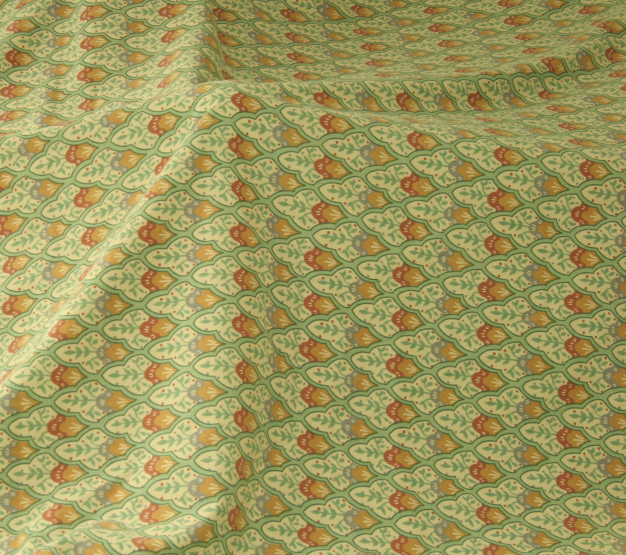
%> input picture 3D Reconstruction/Matlab code/Michael Felsberg/KLTdemo/view0.png, 1252 x 1110 px (shown at 1/2 size)
$ octave trackLoop.m   (GNU Octave 9; MATLAB toolbox functions it lacks are replaced by stand-ins)
%> lines starting %> are read from the running program, lines starting %| are printed output that depends on the picture; in (x1, y1, x2, y2) boxes, pixels count from 0 and x2, y2 are one past the last pixel; in counts of white or black regions, pixels touching at a corner belong together; the program's own positions count from 1
### 3D Reconstruction/Matlab code/Michael Felsberg/KLTdemo/orient_tensor.m
function orient = orient_tensor(I, sigma, kernelsize)
%> called with sigma = 1, kernelsize = 9

[R,K] = size(I);
%> R = 555; K = 626

orient = zeros([R K 3]);

[x,y] = meshgrid(-(kernelsize-1)/2:(kernelsize-1)/2);

dxg = -x/sigma^2 .* 1/(2*pi*sigma^2) .* exp(-(x.^2 + y.^2)/(2*sigma^2));
dyg = -y/sigma^2 .* 1/(2*pi*sigma^2) .* exp(-(x.^2 + y.^2)/(2*sigma^2));
g =                 1/(2*pi*sigma^2) .* exp(-(x.^2 + y.^2)/(2*sigma^2));

dx = conv2(I, dxg, 'same');
dy = conv2(I, dyg, 'same');

orient(:,:,1) = dx.^2;
orient(:,:,2) = dx.*dy;
orient(:,:,3) = dy.^2;

orient(:,:,1) = conv2(orient(:,:,1), g, 'same');
orient(:,:,2) = conv2(orient(:,:,2), g, 'same');
orient(:,:,3) = conv2(orient(:,:,3), g, 'same');
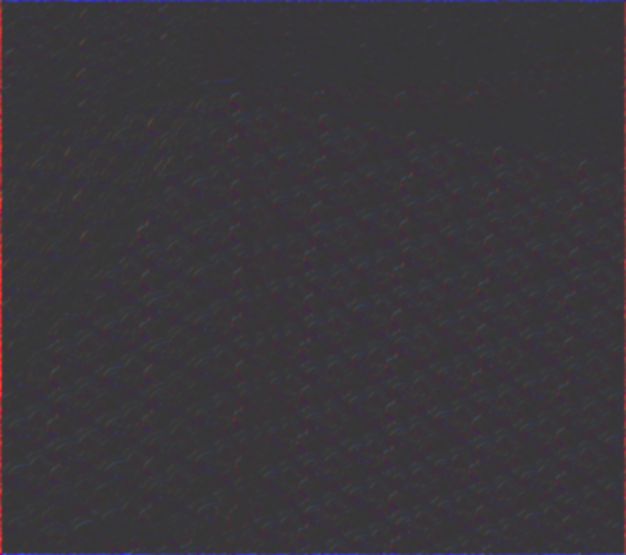
%> orient: size 555x626x3 double; mean R, G, B 42.7, -1.4, 64.2; drawn with min black and max white

### 3D Reconstruction/Matlab code/Michael Felsberg/KLTdemo/harris.m
function resp = harris(I, sigma, kernelsize);

kappa = 0.05;
orient = orient_tensor(I, sigma, kernelsize);

%                     det(Z)                                          trace(Z)^2
%      r11            r22              r12                        r11           r22
resp = orient(:,:,1).*orient(:,:,3) - orient(:,:,2).^2 - kappa .* (orient(:,:,1)+orient(:,:,3)).^2;

### 3D Reconstruction/Matlab code/Michael Felsberg/KLTdemo/LKtrackFunc.m
function dtot = LKtrackFunc(I,J,x,y,dd,lambda);
kernelsize = 11;
sigma = 2;

[dx, dy, Ig, Jg] = gradient_function(I, J, sigma, kernelsize);

% center region on integer value
x = round(x);
y = round(y);

xrad=20; yrad=20;
dtot = [0 0]';

iters = 1; d = 1;
while( iters < 10 && norm(d) > 0.00001)
  dtot = dtot + lambda*dd;
  dxt = interpolation_function(dx,dtot);
  dyt = interpolation_function(dy,dtot);
  Jgt = interpolation_function(Jg,dtot);

  Z = estimate_Z(dxt, dyt, x, y, xrad, yrad);
  e = estimate_e(Ig, Jgt, dxt, dyt, x, y, xrad, yrad);

  d = Z\e;

  dtot = dtot + d;
  plot(dtot(1)+x,dtot(2)+y,'x'); hold on;
  disp(sprintf('Iteration %d: d: %0.7g, %0.7g', iters, dtot(1), dtot(2)));
  iters = iters +1;
end

end

### 3D Reconstruction/Matlab code/Michael Felsberg/KLTdemo/gradient_function.m
function [dx, dy, Ig, Jg] = gradient_function(I, J, sigma, kernelsize)

[x,y] = meshgrid(-(kernelsize-1)/2:(kernelsize-1)/2);

dxg = -x/sigma^2 .* 1/(2*pi*sigma^2) .* exp(-(x.^2 + y.^2)/(2*sigma^2));
dyg = -y/sigma^2 .* 1/(2*pi*sigma^2) .* exp(-(x.^2 + y.^2)/(2*sigma^2));
g =                 1/(2*pi*sigma^2) .* exp(-(x.^2 + y.^2)/(2*sigma^2));

%figure;surf(x,y,g);figure;surf(x,y,dyg);figure;
%sum(dxg(:))

dx = conv2(J, dxg, 'same');
dy = conv2(J, dyg, 'same');
Ig = conv2(I, g, 'same');
Jg = conv2(J, g, 'same');

### 3D Reconstruction/Matlab code/Michael Felsberg/KLTdemo/trackLoop.m
lambda = 0.1;
stp = 3;
dd = [0;0];

I = double(rgb2gray(imread('view0.png')));
I = I(1:2:end,1:2:end);

%find points
hresp = harris(I, 1, 9);

% remove points close to the edges
hrespny = zeros(size(hresp));
hrespny(300:400, 300:400) = hresp(300:400, 300:400);
hresp = hrespny;

%figure(1); imagesc(hresp); colorbar;

%threshold and shrink areas to points
hresp = bwmorph(hresp > max(hresp(:))*.90, 'shrink', inf);
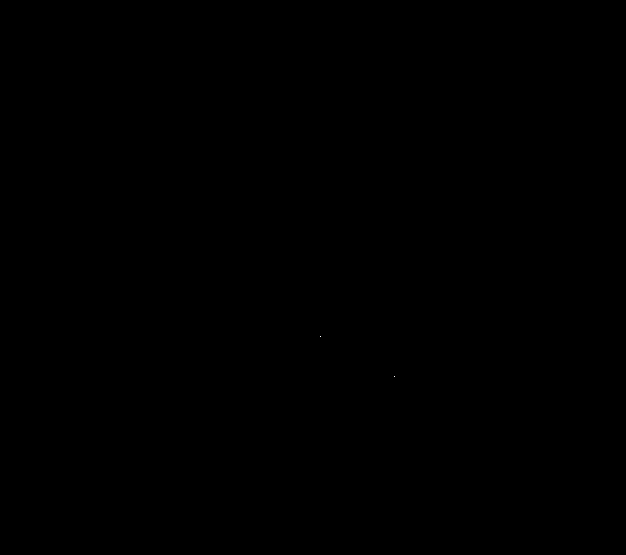
%> hresp: size 555x626 logical; 0% white in thin lines or dots, all inside (x1, y1, x2, y2) = (320, 336, 395, 377)

% get coordinates of the points, plot them
[cy,cx] = find(hresp);
%> cy = [337; 377]; cx = [321; 395]
figure(1); clf; imagesc(I); colorbar; colormap gray; hold on;
plot(cx,cy,'mo');

% [6 lines of commented-out code are left out]
title(sprintf('view%d',0));

for i = 1:stp:6
    pause(0.01)
    J = double(rgb2gray(imread(sprintf('view%d.png',i))));
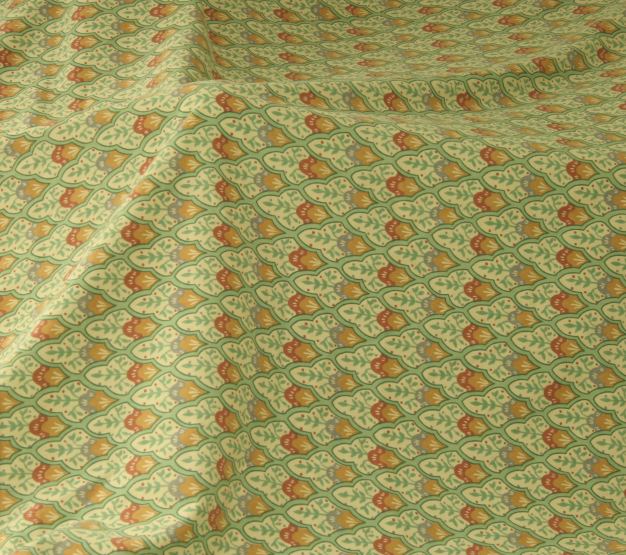
%> input picture 3D Reconstruction/Matlab code/Michael Felsberg/KLTdemo/view1.png, 1252 x 1110 px (shown at 1/2 size)
%> J: size 1110x1252 double; min 62, max 230, mean 146.6
    J = J(1:2:end,1:2:end);
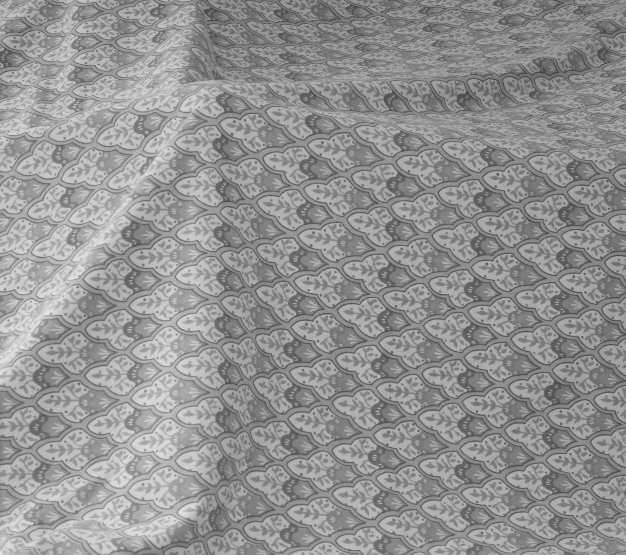
%> J: size 555x626 double; min 62, max 229, mean 146.6
    figure(i+1); clf; imagesc(J); colorbar; colormap gray; hold on;

    for ti = 1:numel(cy)
        d = LKtrackFunc(I,J,cx(ti),cy(ti),dd,lambda);
        cx(ti) = cx(ti)+d(1);
        cy(ti) = cy(ti)+d(2);
    end
%> this loop made 2 passes
%> pass 1, in gradient_function, `dx = conv2(J, dxg, 'same');`:
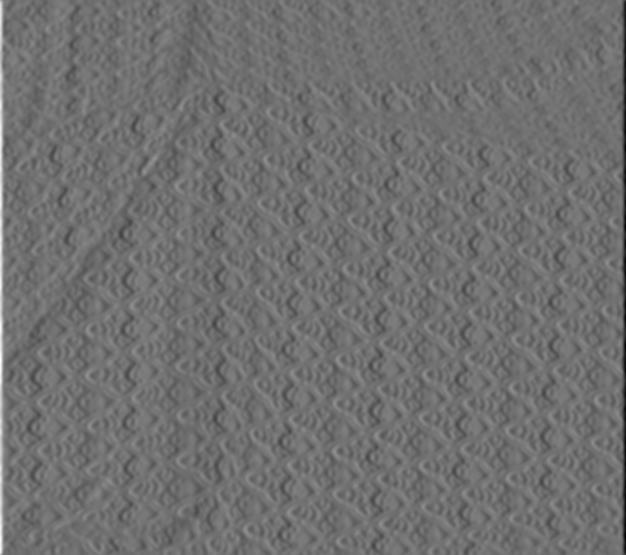
%> dx: size 555x626 double; min -32.35, max 41, mean 0; drawn with min black and max white
%> pass 1, in gradient_function, `Jg = conv2(J, g, 'same');`:
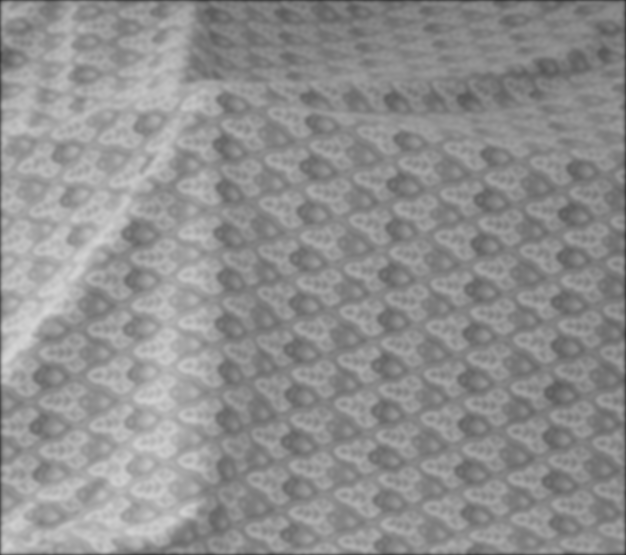
%> Jg: size 555x626 double; min 49.01, max 215.4, mean 144.3
%> after the loop, cx = [307.7; 379.8]; cy = [337.5; 377]

    plot(cx,cy,'go');
    title(sprintf('view%d',i));
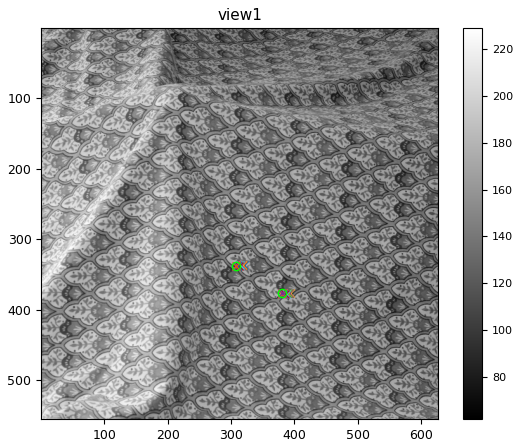
%> figure redrawn from the program's plot data
    I = J;
    if i==1
        dd = stp*d;
%> dd = [-45.71; 0.0739]
%> (the run ends here)
